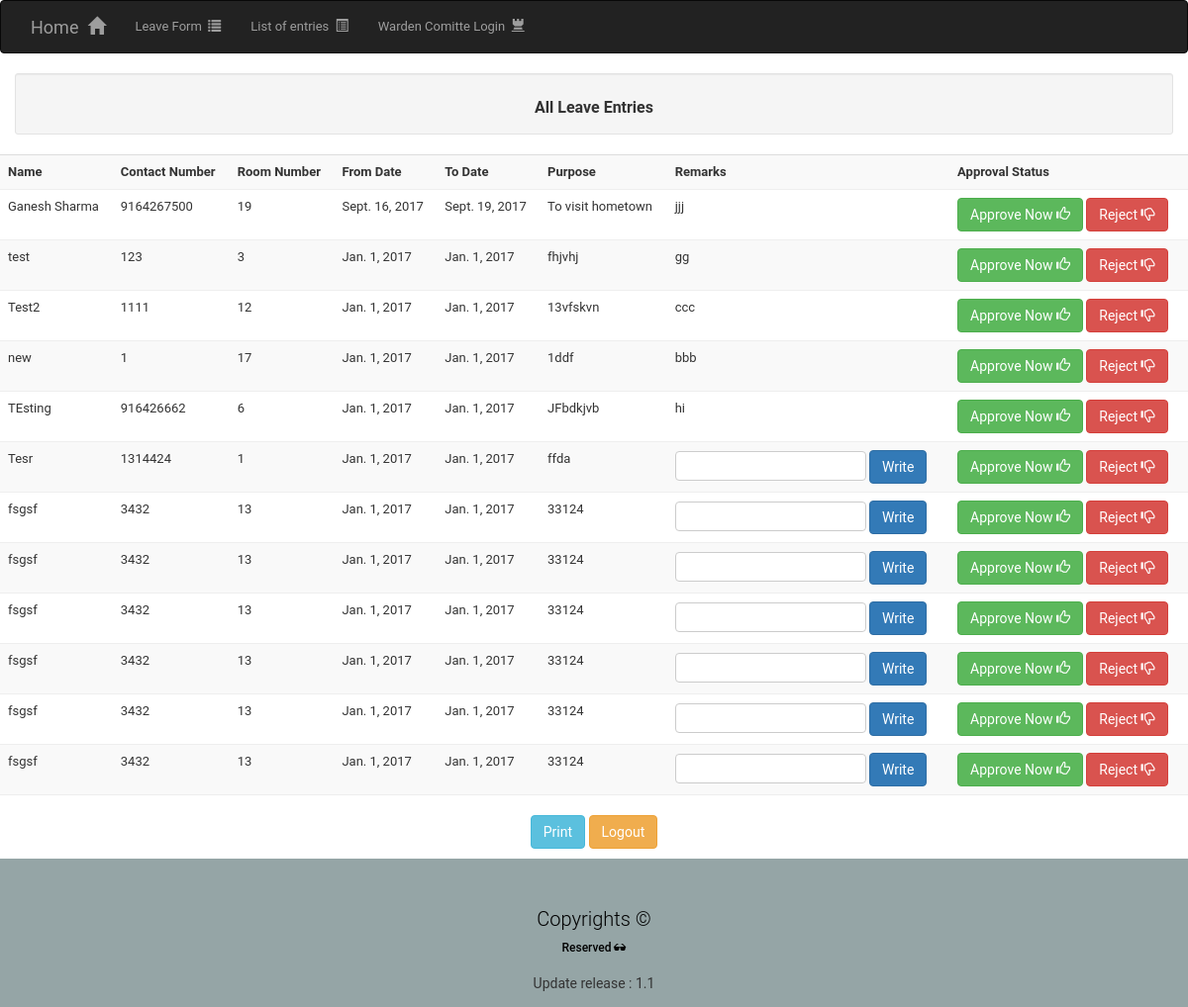
The page /attendance/committeeview/ (signed in) on the database as committed earlier.
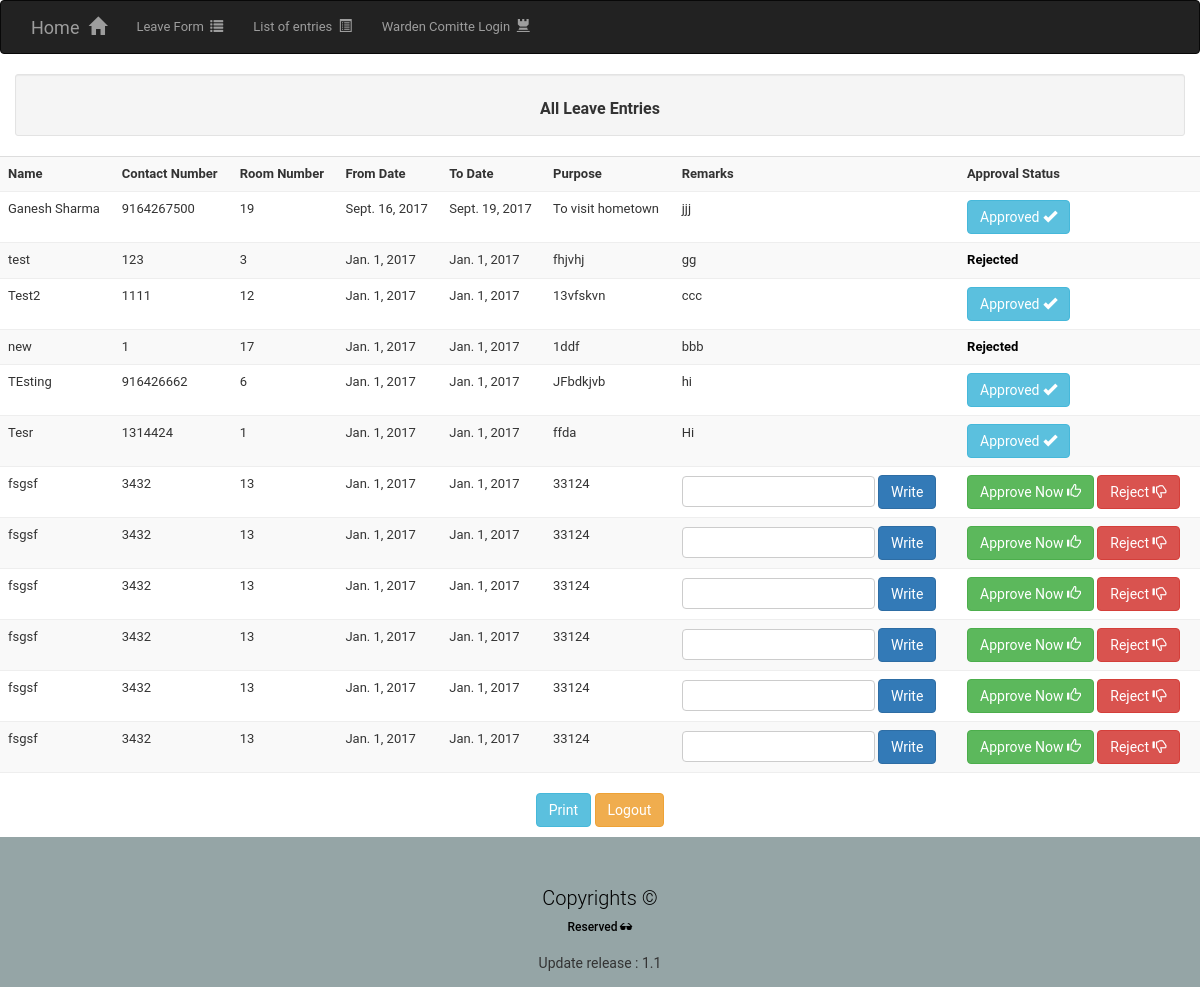
The same page on the database as committed later.
### att/models.py (models this page shows, shortened)
class attsheet(models.Model):
    name=models.CharField(max_length=30)
    contact_no=models.CharField(max_length=10)
    room_no=models.IntegerField(validators=[MinValueValidator(1),MaxValueValidator(25)])
    from_date=models.DateField()
    to_date=models.DateField()
    purpose=models.TextField(max_length=500)
    approved=models.BooleanField(default=False)
    rejected=models.BooleanField(default=False)
    remarks=models.TextField(max_length=100,default="None")

### att/views.py (the view)
def attviewauth(request):
    if request.user.is_authenticated():
        context = {
        'all_entries': attsheet.objects.all(),
        }
        return render(request, 'auth.html', context)
    return redirect('att:auth_login')

### templates/auth.html (shortened to what this page needs)
{% extends 'base.html' %}
{% block insert %}
    <div class="container-fluid"><div class="well well-sm text-center"><h2>All Leave Entries </h2></div></div>
    <table class="table table-striped">
    <tr>
<th>
   Name
</th>
<th>
Contact Number
</th>
<th>
    Room Number
 </th>
<th>
    From Date
 </th>
<th>
    To Date
 </th>
<th>
    Purpose
 </th>
        <th>
            Remarks
        </th>
        <th>
            Approval Status
        </th>
    </tr>
   {% for entry in all_entries %}
    <tr>
        <td>
           {{ entry.name }}
        </td>
        <td>
           {{ entry.contact_no }}
        </td>
        <td>
           {{ entry.room_no}}
        </td>
        <td>
           {{ entry.from_date}}
        </td>
        <td>
           {{ entry.to_date }}
        </td>
        <td>
           {{ entry.purpose}}
        </td>
        <td>
            {% if entry.remarks == 'None'%}
                <form method="post" action="{% url 'att:remarks' entry.pk %}">
                <input type="text" name="remarks">
                    <button class="btn btn-primary" type="submit">Write</button>
                </form>
            {% endif %}
        {% if entry.remarks != 'None' %}
        {{ entry.remarks }}
        {% endif %}
        </td>
        <td>
            {% if entry.approved == True%}
                <button class="btn btn-info" type="button">Approved <span class="glyphicon glyphicon-ok"></span></button>
            {% endif %}
             {% if entry.approved == False and entry.rejected == False%}
               <a href="{% url 'att:approveit' entry.pk %}"><button class="btn btn-success" type="submit" >Approve Now <span class="glyphicon glyphicon-thumbs-up"></span></button></a>
             <a href="{% url 'att:rejectit' entry.pk %}"><button class="btn btn-danger" type="submit">Reject <span class="glyphicon glyphicon-thumbs-down"></span></button></a>
             {% endif %}
        {% if entry.rejected == True%}
            <div style="color:black"><b>Rejected</b></div>
        {% endif %}
        </td>
   </tr>
    {% endfor %}
</table>
<div class="text-center" style="margin-bottom: 10px;">
<button class="btn btn-info" onclick="window.print();">Print</button>
<a class="btn btn-warning" href="{%url 'att:log_out' %}" style="color:white;">Logout</a>
</div>
{% endblock %}

Rows that differ between the two databases and show on the page:
changed attsheet "Ganesh Sharma": approved "Approve Now Reject" → "Approved"
changed attsheet "test": rejected "Approve Now Reject" → "Rejected"
changed attsheet "Test2": approved "Approve Now Reject" → "Approved"
changed attsheet "new": rejected "Approve Now Reject" → "Rejected"
changed attsheet "TEsting": approved "Approve Now Reject" → "Approved"
changed attsheet "Tesr": remarks (not shown) → "Hi"; approved "Approve Now Reject" → "Approved"; no longer shows "Write"
